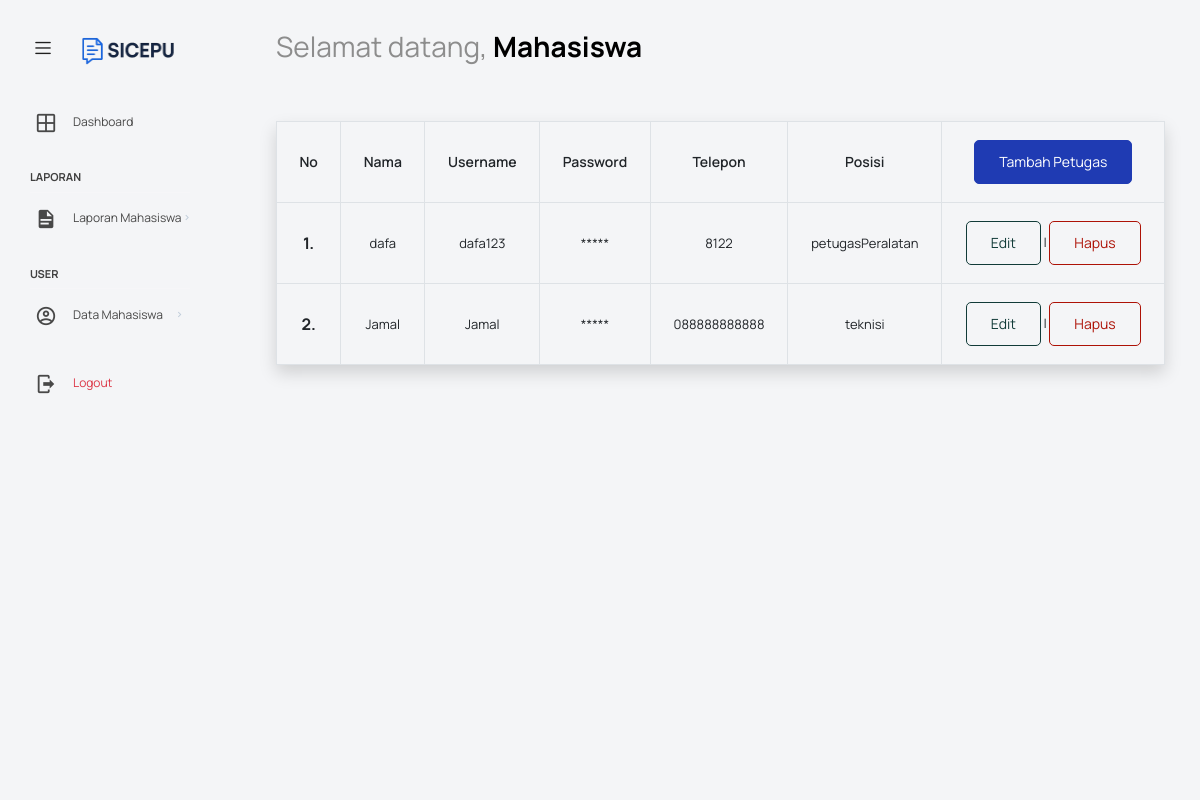
Screenshot of /src/admin/petugas.php with the database file from the repository.
### tables this page shows
CREATE TABLE `petugas` (
  `id_petugas` int(11) NOT NULL,
  `nama_petugas` varchar(35) NOT NULL,
  `username` varchar(25) NOT NULL,
  `password` varchar(32) NOT NULL,
  `telp` varchar(13) NOT NULL,
  `posisi` varchar(255) NOT NULL
);

### src/admin/petugas.php (the view, shortened to what this page needs)
<?php
include '../layout/header.php';
include '../layout/nav.php';
?>
<div class="container-fluid page-body-wrapper">
  <?php include '../layout/sidebar_admin.php'; ?>
  <div class="main-panel">
    <div class="content-wrapper">
      <?php
      require '../../public/app.php';
      $result = mysqli_query($conn, "SELECT * FROM petugas WHERE posisi IN ('petugasKebersihan', 'teknisi', 'petugasPeralatan')");
      ?>
      <table class="table table-bordered text-center shadow">
        <thead class="thead-dark">
          <tr>
            <th scope="col">No</th>
            <th scope="col">Nama</th>
            <th scope="col">Username</th>
            <th scope="col">Password</th>
            <th scope="col">Telepon</th>
            <th scope="col">Posisi</th>
            <th scope="col">
              <a href="tambah.php" class="btn btn-primary">Tambah Petugas</a>
            </th>
          </tr>
        </thead>
        <tbody>
          <?php $i = 1; ?>
          <?php while ($row = mysqli_fetch_assoc($result)) : ?>
            <tr>
              <th scope="row"><?= $i; ?>.</th>
              <td><?= $row['nama_petugas']; ?></td>
              <td><?= $row['username']; ?></td>
              <td>*****</td>
              <td><?= $row['telp']; ?></td>
              <td><?= $row['posisi']; ?></td>
              <td>
                <a href="edit.php?id_petugas=<?= $row['id_petugas']; ?>" class="btn btn-outline-success">Edit</a> |
                <a href="hapus.php?id_petugas=<?= $row['id_petugas']; ?>" class="btn btn-outline-danger">Hapus</a>
              </td>
            </tr>
            <?php $i++; ?>
          <?php endwhile; ?>
        </tbody>
      </table>
    <?php include '../layout/footer.php'; ?>
<?php include '../layout/scripts.php'; ?>

### rows the page displays
petugas: nama_petugas "dafa", username "dafa123", telp "8122", posisi "petugasPeralatan"
petugas: nama_petugas "Jamal", username "Jamal", telp "088888888888", posisi "teknisi"

### other values shown
$namaTampil "Mahasiswa"
